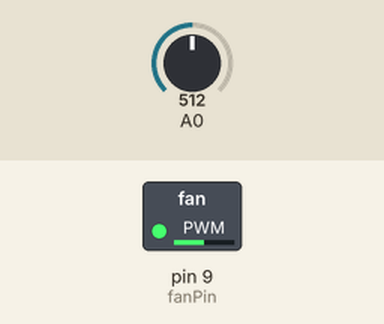
Recording of a sketch running on a simulated Arduino Uno, built with avr-gcc and run on an emulated ATmega328P. Shown: switched loads named in the sketch (green lamp = pin HIGH). The test bench sets the inputs (shaded band); at power-on: A0 = 512.

Above: at 1.2 s.
1.3 s: A0 set to 716
At 2.5 s:
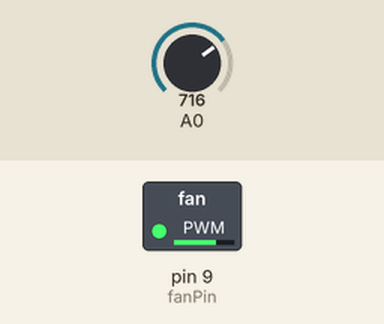
2.8 s: A0 set to 900
At 3.8 s:
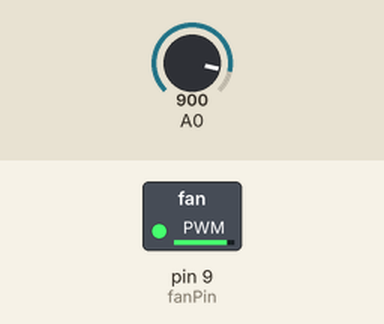
4.3 s: A0 set to 122
At 4.9 s:
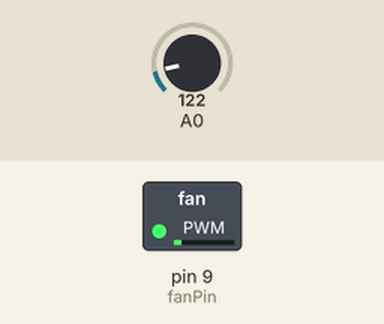
5.8 s: A0 set to 0
At 6.1 s:
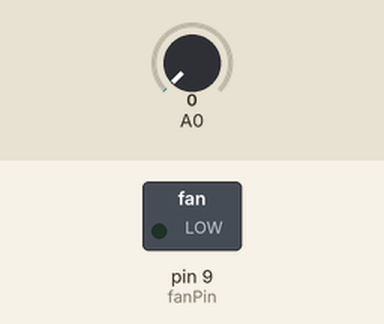
7.3 s: A0 set to 511
At 8.4 s:
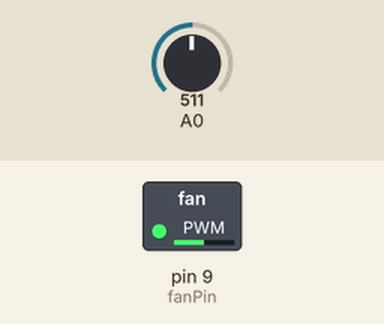
Timing chart, 0 to 9.8 s (numbered marks = the images above; inputs shaded):
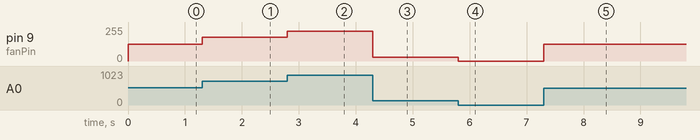

The sketch:

pwm_prototype.ino
```cpp
/*

This code was used to bench test a 50A rated speed control shield
with a small DC fan. It maps an analog input (in this case a photoresistor)
to an analog output (pin 9, fanspeed).
 */


int fanPin = 9;    // LED connected to digital pin 9
int lightLevel;
int fanSpeed;

void setup() {
    Serial.begin(9600);
}

void loop() {
  lightLevel = analogRead(A0);
  fanSpeed = map(lightLevel, 0, 1023, 0, 255);
  analogWrite(fanPin, fanSpeed);
}
```

Measured:
- after the input at 1.3 s, pin 9 (fanPin): 127/255 → 178/255 at once
- after the input at 2.8 s, pin 9 (fanPin): 178/255 → 224/255 at once
- after the input at 4.3 s, pin 9 (fanPin): 224/255 → 30/255 at once
- after the input at 5.8 s, pin 9 (fanPin): 30/255 → 0/255 at once
- after the input at 7.3 s, pin 9 (fanPin): 0/255 → 127/255 at once
